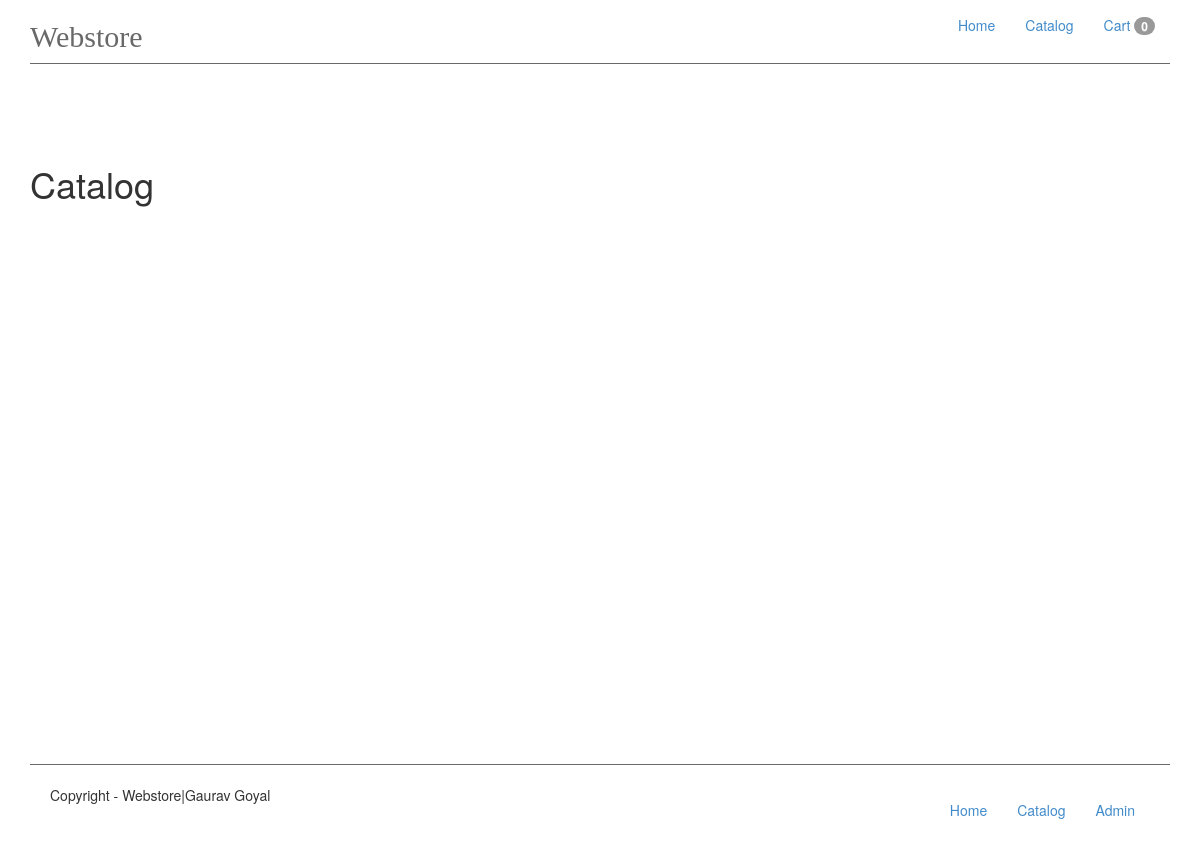
The app's page /catalog/, older data.
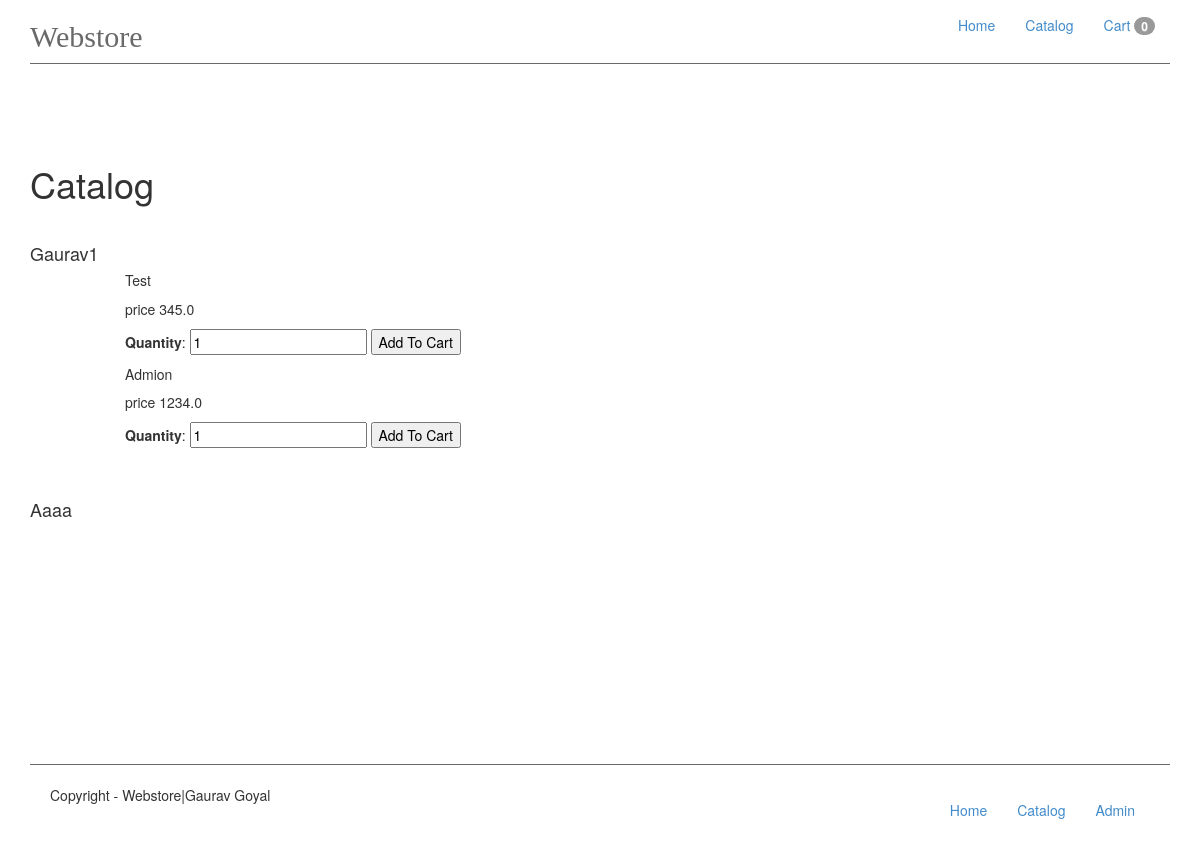
The same page, newer data.
### app/models.py (models this page shows, shortened)
class Category(db.Model):
    id = db.Column(db.Integer, primary_key=True)
    name = db.Column(db.String(50), unique=True, index=True)
    products = db.relationship('Product', backref='category', lazy='dynamic')

class Product(db.Model):
    id = db.Column(db.Integer, primary_key=True)
    name = db.Column(db.String(50), unique=True, index=True)
    price = db.Column(db.Float, index=True)
    description = db.Column(db.String(400), index=True)
    category_id = db.Column(db.Integer, db.ForeignKey('category.id'))
    cart = db.relationship('Cart', backref='products', lazy='dynamic')

### app/views.py (the view, shortened to what this page needs)
@app.route('/catalog/', methods=['GET', 'POST'])
def catalog():
    count = shoppingcart.cart_distinct_item_count()
    form = QuantityForm()
    category = Category.query.all()
    product = Product.query.all()
    return render_template('catalog.html', categories=category, products=product, form=form, count=count)

### app/forms.py
class QuantityForm(Form):
    quantity = IntegerField('Quantity', validators=[Required('Please eneter quantity.'), Length(min=1, max=2)], default=1)

### app/shoppingcart.py (called while the page is built)
def get_cart_id():
    if 'username' in session:
        return session['username']
    else:
        if request.cookies.get('anonymous_user'):
            cart_id = request.cookies.get('anonymous_user')
        else:
            cart_id = _genrate_cart_id()
        return cart_id

def _genrate_cart_id():
    cart_id = ''
    characters = 'ABCDEFGHIJKLMNOPQRSTUVWXYZabcdefghijklmnopqrstuvwxyz' \
                 '1234567890!@#$%^&*()'
    cart_id_length = 50
    for y in range(cart_id_length):
        cart_id += characters[random.randint(0, len(characters)-1)]
    return cart_id

def get_cart_items():
    cart_items = Cart.query.filter_by(cart_id=get_cart_id())
    return cart_items

def cart_distinct_item_count():
    return get_cart_items().count()

### app/templates/catalog.html (shortened to what this page needs)
{% extends 'base.html' %}
{% block content%}
<h1>Catalog</h1>
{% for category in categories %}
    <div id="show_products">
        <h4>{{ category.name }}</h4>
    <div class="col-md-offset-1">
        {% for product in products %}
        {% if category.id == product.category_id %}
        <h5>{{ product.name }}</h5>
        <p>price {{ product.price }}</p>
            <form name="add_quantity" method="post">
            {{ form.quantity.label }}: {{ form.quantity(size=1) }}
            <input type="submit" value="Add To Cart">
            </form>
        {% endif %}
        {% endfor %}
    </div>
    </div>
{% endfor %}
{% endblock %}

### app/templates/base.html (shortened to what this page needs)
<!DOCTYPE HTML>
<html lang="en">
<head>
    <link rel="stylesheet" href="/static/css/bootstrap-theme.css">
    <link rel="stylesheet" href="/static/css/bootstrap.css">
    <link rel="stylesheet" href="/static/css/main.css">
</head>
<body>
<div class="container">
<header>
   <div class="row">
       <div class="col-md-4">
       <div class="pull-left" id="header"><h2>Webstore</h2></div>
   </div>
    <div class="col-md-8">
        <div class="pull-right">
        <ul class="nav navbar-nav">
        <li class="active"><a href="{{ url_for('index') }}">Home</a></li>
        <li><a href="{{ url_for('catalog')}}">Catalog</a></li>
        <li><a href="{{ url_for('cart')}}">Cart <span class="badge">{{ count }}</span></a></li>
      </ul>
    </div>
    </div>
   </div>
</header>
<div id="main">
 {% block content %} {% endblock %}
</div>
 <footer>
            <div class="row">
                <div class="col-md-6 .col-sm-6 pull-left" id="footer" >
                    Copyright - Webstore|Gaurav Goyal
                </div>
                <div class="col-md-6" id="footer-nav">
                    <ul class="nav navbar-nav pull-right">
                        <li><a href="#" >Home</a></li>
                        <li><a href="#">Catalog</a></li>
                        <li><a href="{{ url_for('admin_login') }}">Admin</a></li>
                    </ul>
                </div>
            </div>
        </footer>
</div>
</body>
</html>

### app/static/css/main.css (style rules this page uses)
body #main { min-height: 600px; }
header { border-bottom: 1px solid dimgray; padding: 0,20px; margin-bottom: 100px; }
header #header h2 { color: dimgray; font-weight: lighter; font-family: chalkboard; }
footer { border-top: 1px solid dimgray; padding: 20px; }
#main #show_products { margin-bottom: 20px; padding-top: 20px; }

Row changes from the older to the newer data that the page shows:
added Category: name "Gaurav1"
added Product: name "Test", price "345.0", quantity.label "Quantity", quantity "1"
added Product: name "Admion", price "1234.0", quantity.label "Quantity", quantity "1"
added Category: name "Aaaa"
